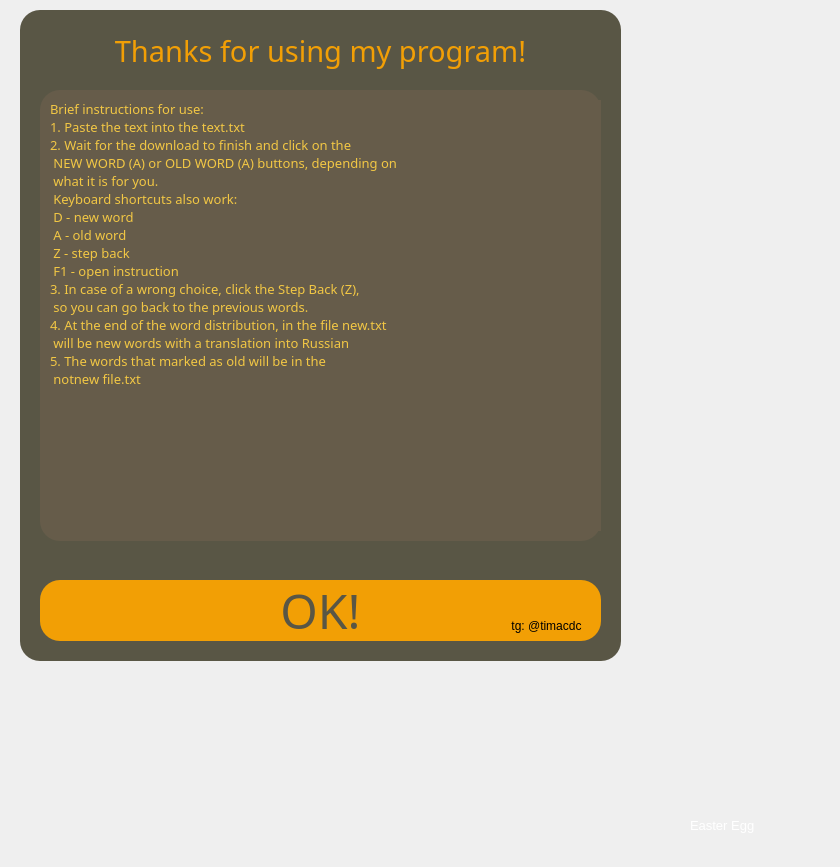
<?xml version="1.0" encoding="UTF-8"?>
<ui version="4.0">
 <class>Form</class>
 <widget class="QWidget" name="Form">
  <property name="geometry">
   <rect>
    <x>0</x>
    <y>0</y>
    <width>840</width>
    <height>867</height>
   </rect>
  </property>
  <property name="windowTitle">
   <string>Form</string>
  </property>
  <widget class="QLabel" name="label_1">
   <property name="geometry">
    <rect>
     <x>40</x>
     <y>20</y>
     <width>561</width>
     <height>61</height>
    </rect>
   </property>
   <property name="font">
    <font>
     <family>Jokerman</family>
     <pointsize>22</pointsize>
    </font>
   </property>
   <property name="styleSheet">
    <string notr="true">QLabel{
	color: #F29F05;
}</string>
   </property>
   <property name="text">
    <string>Thanks for using my program!</string>
   </property>
   <property name="alignment">
    <set>Qt::AlignCenter</set>
   </property>
  </widget>
  <widget class="QFrame" name="frame">
   <property name="geometry">
    <rect>
     <x>20</x>
     <y>10</y>
     <width>601</width>
     <height>651</height>
    </rect>
   </property>
   <property name="styleSheet">
    <string notr="true">QFrame {
	border-radius: 20px;
	background-color: #595645;
}</string>
   </property>
   <property name="frameShape">
    <enum>QFrame::StyledPanel</enum>
   </property>
   <property name="frameShadow">
    <enum>QFrame::Raised</enum>
   </property>
   <widget class="QPushButton" name="pushButton">
    <property name="geometry">
     <rect>
      <x>20</x>
      <y>570</y>
      <width>561</width>
      <height>61</height>
     </rect>
    </property>
    <property name="font">
     <font>
      <family>Jokerman</family>
      <pointsize>36</pointsize>
     </font>
    </property>
    <property name="cursor">
     <cursorShape>PointingHandCursor</cursorShape>
    </property>
    <property name="styleSheet">
     <string notr="true">QPushButton{
	border-radius: 20px;
	color: #595645;
	background-color: #F29F05;
}</string>
    </property>
    <property name="text">
     <string>OK!</string>
    </property>
    <property name="autoDefault">
     <bool>false</bool>
    </property>
    <property name="default">
     <bool>false</bool>
    </property>
    <property name="flat">
     <bool>true</bool>
    </property>
   </widget>
  </widget>
  <widget class="QFrame" name="frame_2">
   <property name="geometry">
    <rect>
     <x>40</x>
     <y>90</y>
     <width>561</width>
     <height>451</height>
    </rect>
   </property>
   <property name="styleSheet">
    <string notr="true">QFrame{
	background-color: #665C4A;
	border-radius: 20px;
}</string>
   </property>
   <property name="frameShape">
    <enum>QFrame::StyledPanel</enum>
   </property>
   <property name="frameShadow">
    <enum>QFrame::Raised</enum>
   </property>
   <widget class="QLabel" name="label_3">
    <property name="geometry">
     <rect>
      <x>10</x>
      <y>10</y>
      <width>571</width>
      <height>431</height>
     </rect>
    </property>
    <property name="font">
     <font>
      <family>Segoe Script</family>
      <pointsize>10</pointsize>
     </font>
    </property>
    <property name="styleSheet">
     <string notr="true">QLabel{
	color: #F2C744;
}</string>
    </property>
    <property name="text">
     <string>Brief instructions for use:
1. Paste the text into the text.txt
2. Wait for the download to finish and click on the 
 NEW WORD (A) or OLD WORD (A) buttons, depending on
 what it is for you.
 Keyboard shortcuts also work:
 D - new word
 A - old word
 Z - step back
 F1 - open instruction
3. In case of a wrong choice, click the Step Back (Z),
 so you can go back to the previous words.
4. At the end of the word distribution, in the file new.txt
 will be new words with a translation into Russian
5. The words that marked as old will be in the
 notnew file.txt</string>
    </property>
    <property name="alignment">
     <set>Qt::AlignLeading|Qt::AlignLeft|Qt::AlignTop</set>
    </property>
    <property name="wordWrap">
     <bool>false</bool>
    </property>
   </widget>
  </widget>
  <widget class="QLabel" name="label_2">
   <property name="geometry">
    <rect>
     <x>630</x>
     <y>660</y>
     <width>201</width>
     <height>201</height>
    </rect>
   </property>
   <property name="text">
    <string/>
   </property>
   <property name="pixmap">
    <pixmap>Pics/snapback2.jpg</pixmap>
   </property>
  </widget>
  <widget class="QLabel" name="label_4">
   <property name="geometry">
    <rect>
     <x>690</x>
     <y>815</y>
     <width>91</width>
     <height>21</height>
    </rect>
   </property>
   <property name="font">
    <font>
     <pointsize>10</pointsize>
    </font>
   </property>
   <property name="styleSheet">
    <string notr="true">QLabel{
	color: white;
}</string>
   </property>
   <property name="text">
    <string>Easter Egg</string>
   </property>
  </widget>
  <widget class="QPushButton" name="eggBtn">
   <property name="geometry">
    <rect>
     <x>500</x>
     <y>610</y>
     <width>93</width>
     <height>31</height>
    </rect>
   </property>
   <property name="text">
    <string>tg: @timacdc</string>
   </property>
   <property name="flat">
    <bool>true</bool>
   </property>
  </widget>
  <zorder>frame</zorder>
  <zorder>frame_2</zorder>
  <zorder>label_1</zorder>
  <zorder>label_2</zorder>
  <zorder>label_4</zorder>
  <zorder>eggBtn</zorder>
 </widget>
 <resources>
  <include location="Pics/snapback.qrc"/>
 </resources>
 <connections/>
</ui>
